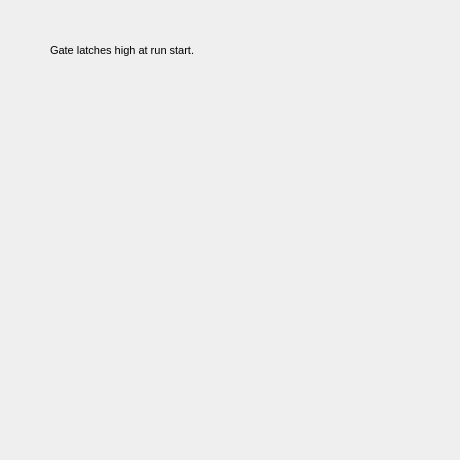
<?xml version="1.0" encoding="UTF-8"?>
<ui version="4.0">
 <class>GateImmedPanel</class>
 <widget class="QWidget" name="GateImmedPanel">
  <property name="geometry">
   <rect>
    <x>0</x>
    <y>0</y>
    <width>460</width>
    <height>460</height>
   </rect>
  </property>
  <property name="windowTitle">
   <string>Form</string>
  </property>
  <widget class="QLabel" name="label">
   <property name="geometry">
    <rect>
     <x>50</x>
     <y>40</y>
     <width>351</width>
     <height>20</height>
    </rect>
   </property>
   <property name="font">
    <font>
     <pointsize>8</pointsize>
    </font>
   </property>
   <property name="text">
    <string>Gate latches high at run start.</string>
   </property>
  </widget>
 </widget>
 <resources/>
 <connections/>
</ui>
